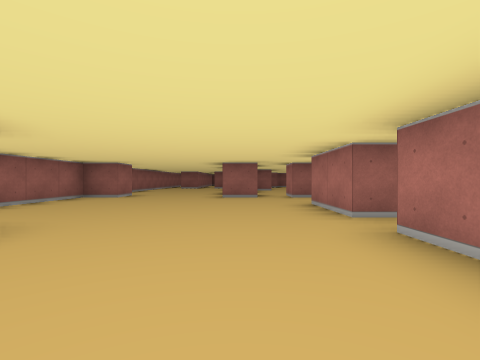
[1] (above)

24 first-person views from a walk through a cub3D maze. The camera is about half as high as the walls, looks level and sees 85° across. The floor is counted in squares. Each view is taken from the middle of a square. On the plan, view 1 faces up. The plan holds only what a view shows up to about 9 squares ahead; the rest is blank.

[2]
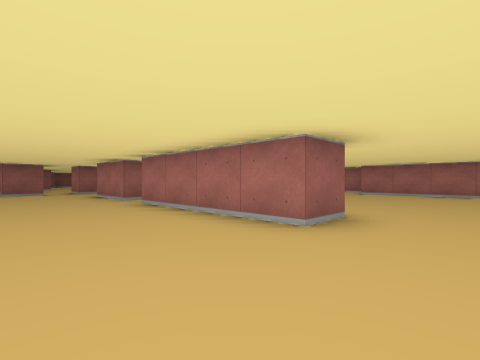

[3]
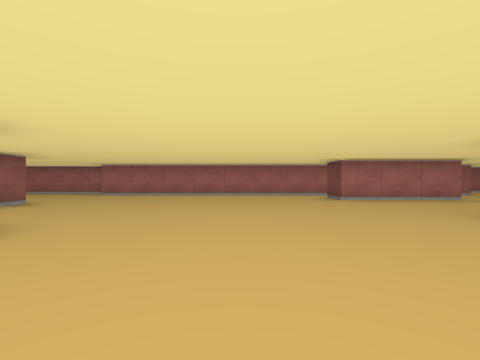

[4]
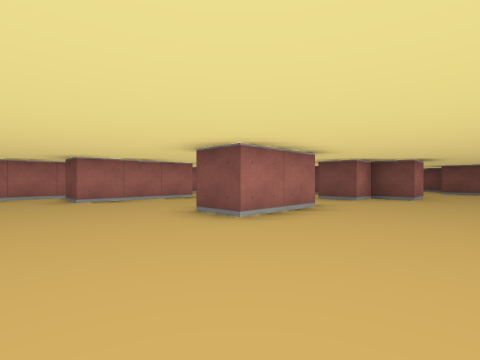

[5]
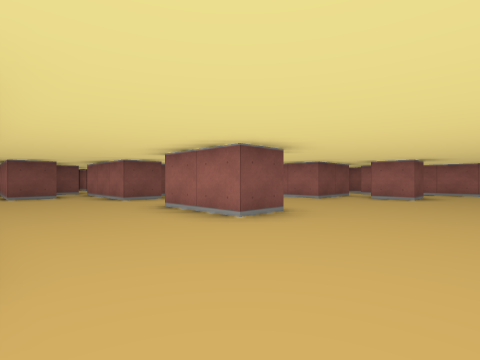

[6]
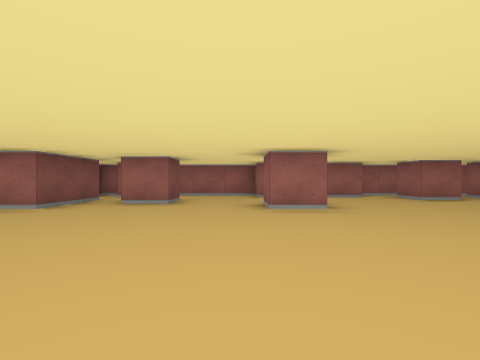

[7]
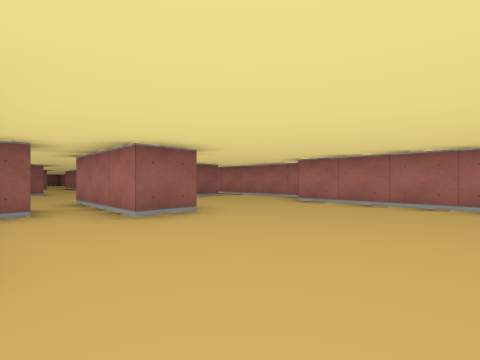

[8]
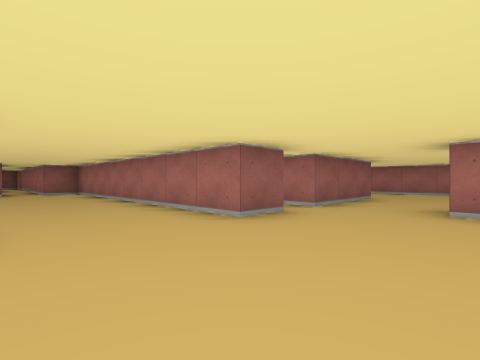

[9]
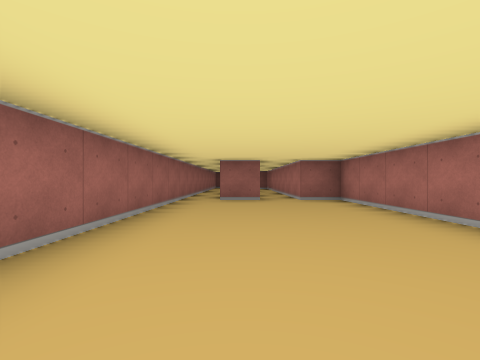

[10]
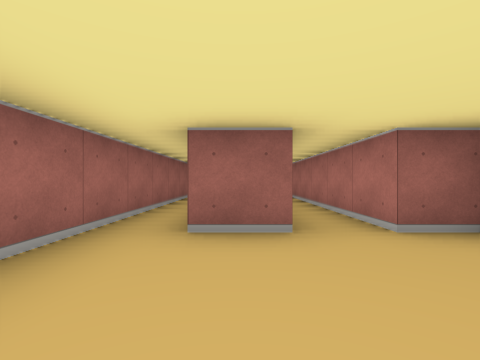

[11]
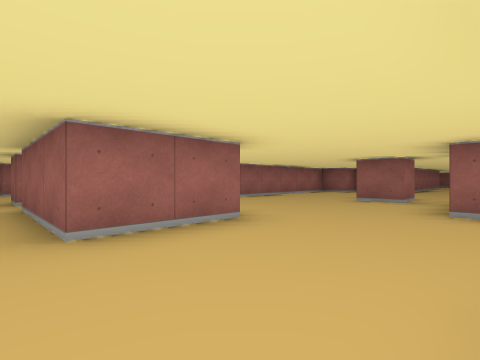

[12]
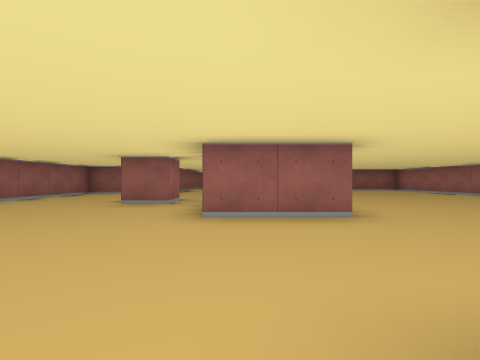

[13]
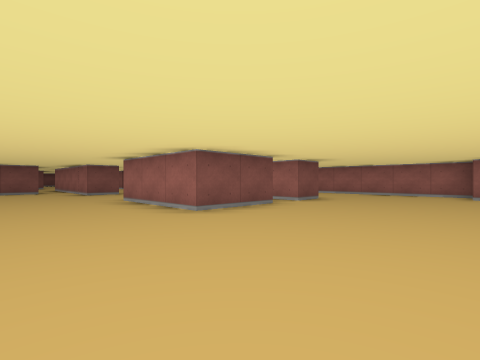

[14]
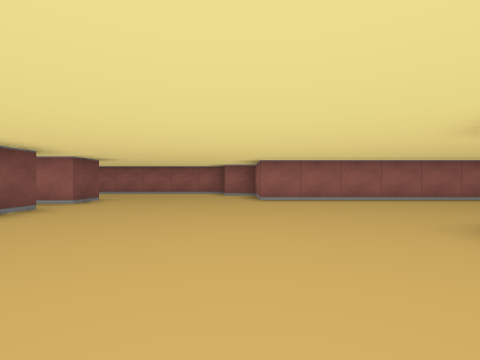

[15]
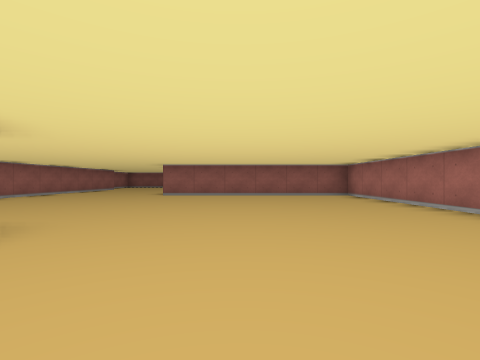

[16]
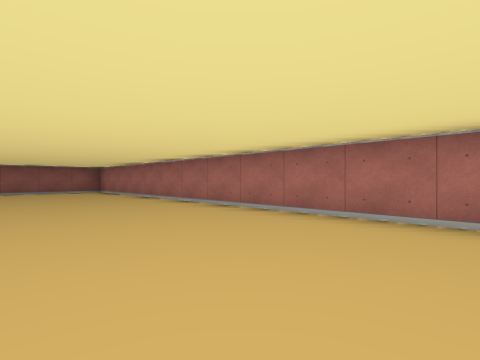

[17]
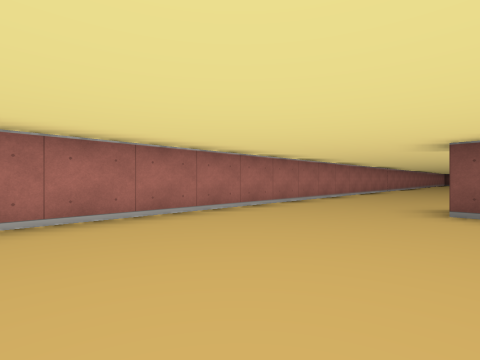

[18]
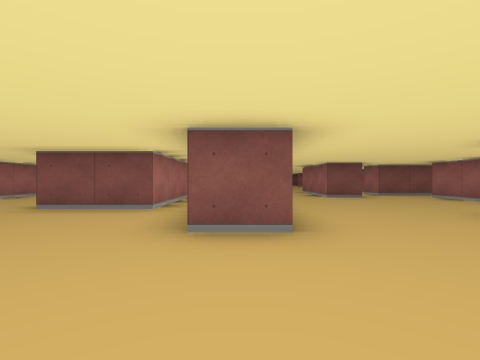

[19]
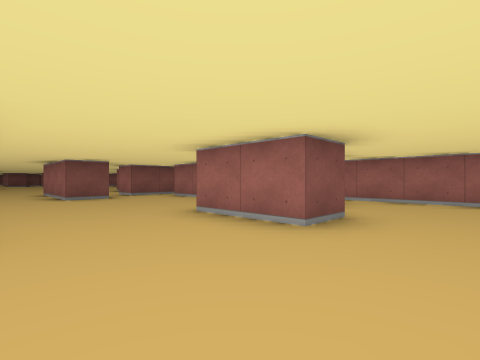

[20]
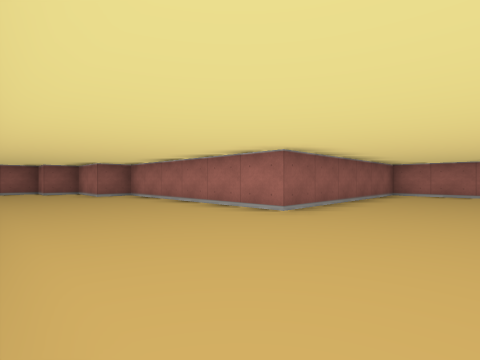

[21]
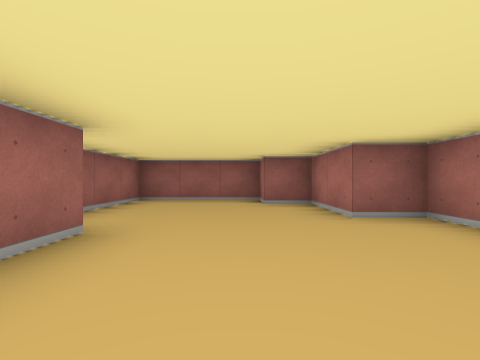

[22]
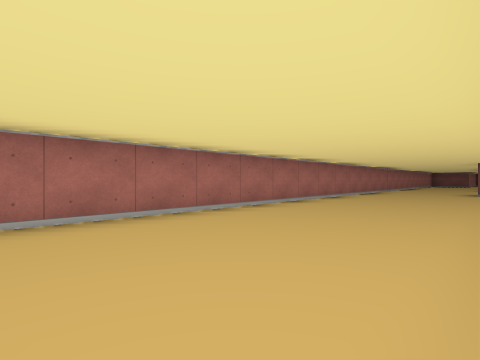

[23]
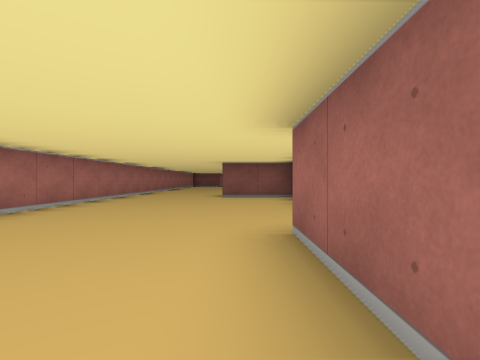

[24]
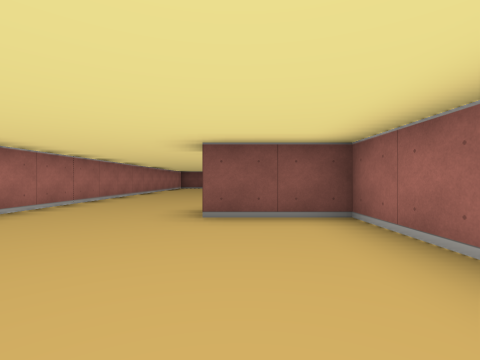

### Floor plan
Points are (right, up) in squares from view 1. A wall is a line through its corners. A room is listed if a view was taken in it or the views show most of it. See-through windows are left out.
Room 1 (views 1, 2, 3, 4, 5, 6, 7, 8, 9, 10)
walls: (-0.5, -3.4) (-0.5, -4.5) (-1.5, -4.5); (2.5, -1.5) (1.5, -1.5) (1.5, 2.5); (2.5, -9.5) (2.5, -7.5) (3.5, -7.5) (3.5, -9.5); (-2.5, -6.5) (-1.5, -6.5) (-1.5, -7.5); (-3.5, -4.5) (-4.1, -4.5); (-2.5, -8.5) (-0.5, -8.5) (-0.5, -9.6); (6.5, -9.5) (6.5, -6.5) (7.5, -6.5); (-4.5, -4.4) (-4.5, -7); (-3.5, -1.4) (-3.5, -2.5); (8.5, -6.9) (8.5, 0.5); (-2.5, 0.5) (-2.5, -0.5) (-3.5, -0.5); (-3, 1.5) (-3.5, 1.5); (-4.5, 0.1) (-4.5, -1); (1.5, -13.5) (1.5, -12.5) (2.5, -12.5) (2.5, -11.5) (3.5, -11.5) (3.5, -14.5); (1.5, 3.5) (1.5, 5.5); (4.5, -13.5) (5.5, -13.5) (5.5, -16.4); (5.5, 3.5) (5.5, 0.5) (4.5, 0.5) (4.5, 1.5); (9.5, 1.1) (9.5, 3.6); (3.8, -15.5) (4.2, -15.5); (8.5, 3.5) (7.6, 3.5); (0.5, -16.5) (1.2, -16.5); (0.5, 7.5) (-0.5, 7.5) (-0.5, 15.5) (-1.5, 15.5) (-1.5, 20.5); (-3.5, 8.5) (-3.5, 7.5) (-4.5, 7.5) (-4.5, 4.9); (-2.4, 15.5) (-3.5, 15.5); (-4.5, 15.6) (-4.5, 10.6)
ways out: opening at (1, 8) to room 2; opening at (2, 3) to room 2; opening at (2, 6.5) to room 2; opening at (6.5, 3.5) to room 2; opening at (-4, 15); opening at (-3, -8)
Room 2 (views 11, 12, 13, 14, 15, 16, 17, 18, 19, 20, 21, 22, 23, 24)
walls: (7.5, 6.1) (7.5, 7.2); (7.4, 8.5) (8.5, 8.5) (8.5, 7.8); (9.5, 3.6) (9.5, 6.5) (11.5, 6.5); (10.5, 1.5) (10.5, -0.5); (3.5, 9.5) (4.5, 9.5) (4.5, 7.5) (1.5, 7.5) (1.5, 8.4); (2.5, 5) (2.5, 3.5); (4.5, 1.5) (4.5, 3.5) (5.5, 3.5); (2.1, 3.5) (1.5, 3.5); (6.5, 14.5) (8.5, 14.5) (8.5, 11.5) (6.5, 11.5); (1.5, 2.5) (3.5, 2.5) (3.5, 1.8); (4.5, 14.5) (5.5, 14.5) (5.5, 13.5) (4.5, 13.5); (0.5, 10.8) (0.5, 7.5); (9.5, -3.6) (9.5, -5.5) (11.5, -5.5); (4.2, 18.5) (2.9, 18.5); (1.5, 17.5) (1.5, 12.5); (2.5, 18.6) (2.5, 17.5); (14.5, -11) (14.5, 20.5) (8.5, 20.5) (8.5, 26.5) (7.5, 26.5) (7.5, 28.5) (6.5, 28.5) (6.5, 29.5) (3.5, 29.5) (3.5, 27.1); (4.5, 25.5) (4.5, 18.5)
ways out: opening at (1, 8) to room 1; opening at (2, 3) to room 1; opening at (2, 6.5) to room 1; opening at (6.5, 3.5) to room 1

Positions as (right, up) in squares from view 1, and headings:
1: (0, 0), facing up
2: (-1, -3), facing up-right
3: (0, -4), facing right
4: (0, -5), facing down-right
5: (6, -5), facing down-left
6: (4, -5), facing left
7: (3, -3), facing up-right
8: (-3, 5), facing up-right
9: (-3, 9), facing up
10: (-3, 13), facing up
11: (7, 7), facing up-left
12: (7, 8), facing up
13: (11, 18), facing down-left
14: (11, 18), facing left
15: (11, 12), facing up
16: (11, 9), facing up-right
17: (11, 11), facing down-right
18: (8, 11), facing down
19: (7, 11), facing down-left
20: (5, 18), facing up-right
21: (6, 23), facing up
22: (11, 5), facing down-right
23: (11, 2), facing down
24: (11, -2), facing down
